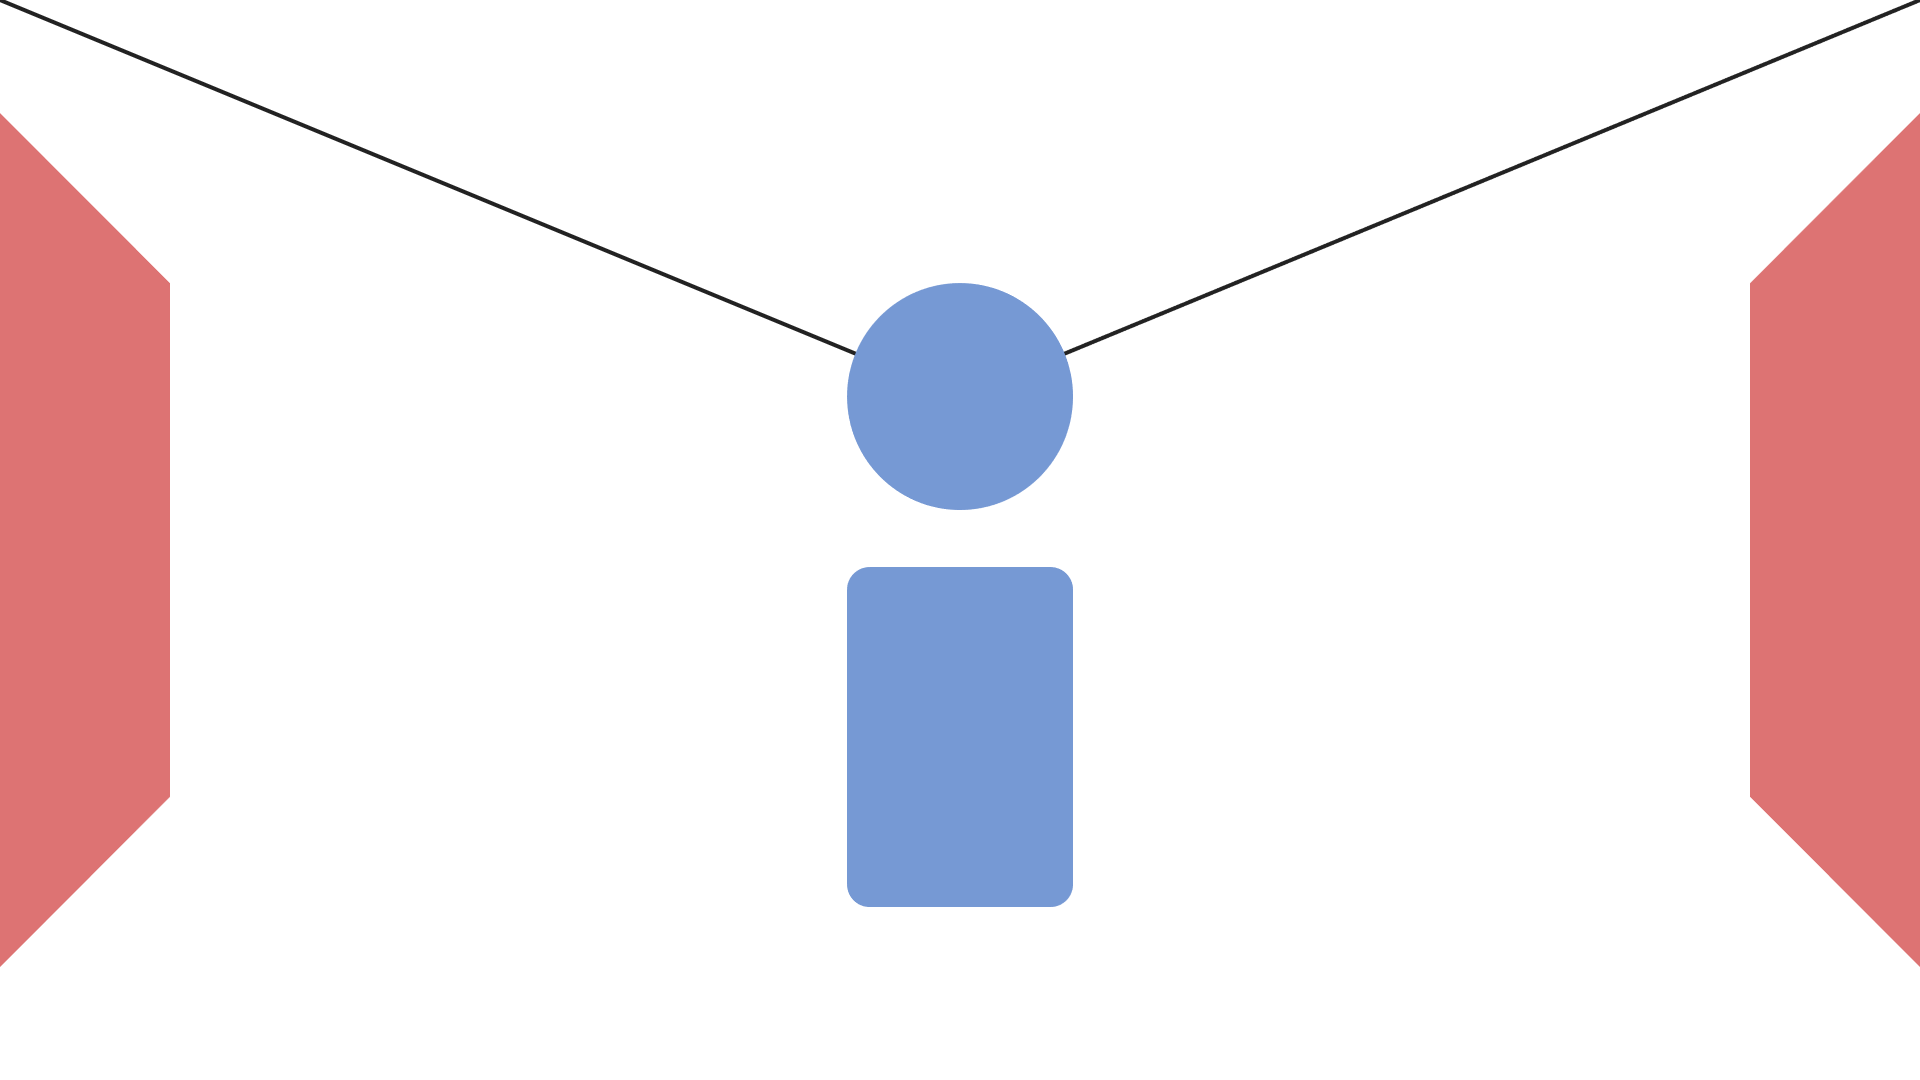

Source code (Python):
import tempfile

from presentation import Presentation


def main() -> None:
    w, h = 33.867, 19.05

    with tempfile.TemporaryDirectory() as temp_path:
        presentation = Presentation(presentation_path="../empty.pptx", work_path=temp_path)

        presentation.add_shapes([
            {"shape": "line", "x1": w / 2, "y1": 7, "x2": 0, "y2": 0, "stroke": "#222", "thickness": 2},
            {"shape": "line", "x1": w / 2, "y1": 7, "x2": w, "y2": 0, "stroke": "#222", "thickness": 2},
            {"shape": "ellipse", "x": w / 2 - 2, "y": 5, "d": 4, "fill": "#7699d4"},
            {"shape": "rectangle", "x": w / 2 - 2, "y": 10, "w": 4, "h": 6, "radius": 0.2, "fill": "#7699d4"},
            {"shape": "polygon", "points": [{"x": 0, "y": 2}, {"x": 3, "y": 5}, {"x": 3, "y": h - 5}, {"x": 0, "y": h - 2}], "fill": "dd7373"},
            {"shape": "polygon", "points": [{"x": w, "y": 2}, {"x": w - 3, "y": 5}, {"x": w - 3, "y": h - 5}, {"x": w, "y": h - 2}], "fill": "dd7373"}
        ])

        presentation.save("shapes.pptx")


if __name__ == "__main__":
    main()
